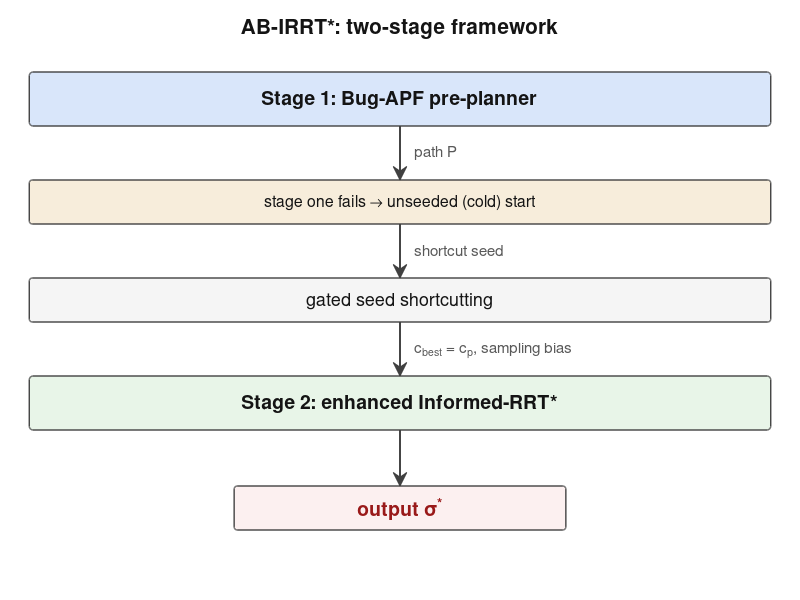

Recreate this plot in MATLAB. (Note: this script raises an error after producing the figure.)
function make_method_figure()
%MAKE_METHOD_FIGURE 方法示意图（两张，论文中用作 Figure 1 与 Figure 2）。
%   Figure 1  fig_framework.png : AB-IRRT* 两阶段总体框架（流程图）
%   Figure 2  fig_mechanism.png : (a) 三维决策平面内的绕行方向判据
%                                 (b) 由种子代价 c_p 打开的知情采样椭圆与偏置采样
%   字号按“插入 docx 后 15.5 cm 宽”反推：图宽 820 / 980 px，正文 11.5–14 pt，
%   等比缩到 15.5 cm 后仍在 8 pt 以上（MDPI 对图内字号的要求）。
%   输出：figures/fig_framework.png/.pdf、fig_mechanism.png/.pdf
entryDir = fileparts(mfilename('fullpath'));
rootDir = fileparts(entryDir);
wsRoot = fileparts(rootDir);
outDir = fullfile(rootDir, 'figures');
if ~exist(outDir, 'dir'), mkdir(outDir); end

C_L1 = [0.85 0.90 0.98];
C_L2 = [0.91 0.96 0.91];
C_FB = [0.97 0.93 0.86];
C_ED = [0.25 0.25 0.25];
C_TX = [0.08 0.08 0.08];

%% ==================== Figure 1：总体框架 ====================
fig = figure('Visible', 'off', 'Color', 'w', 'Position', [40 40 820 600]);
ax = axes('Parent', fig, 'Position', [0 0 1 1], 'XLim', [0 82], 'YLim', [0 60], 'Visible', 'off');
hold(ax, 'on');

text(ax, 41, 57.2, 'AB-IRRT*: two-stage framework', 'FontSize', 15, 'FontWeight', 'bold', ...
    'HorizontalAlignment', 'center', 'Color', C_TX);

box_round(ax, 3, 47.4, 76, 5.4, C_L1, C_ED);
text(ax, 41, 50.1, 'Stage 1: Bug-APF pre-planner', 'FontSize', 14, 'FontWeight', 'bold', ...
    'HorizontalAlignment', 'center', 'Color', C_TX);

box_round(ax, 3, 37.6, 76, 4.4, C_FB, C_ED);
text(ax, 41, 39.8, 'stage one fails \rightarrow unseeded (cold) start', ...
    'FontSize', 11.5, 'HorizontalAlignment', 'center', 'Color', C_TX, 'Interpreter', 'tex');

box_round(ax, 3, 27.8, 76, 4.4, [0.96 0.96 0.96], C_ED);
text(ax, 41, 30.0, 'gated seed shortcutting', ...
    'FontSize', 13, 'HorizontalAlignment', 'center', 'Color', C_TX);

box_round(ax, 3, 17.0, 76, 5.4, C_L2, C_ED);
text(ax, 41, 19.7, 'Stage 2: enhanced Informed-RRT*', 'FontSize', 14, 'FontWeight', 'bold', ...
    'HorizontalAlignment', 'center', 'Color', C_TX);

box_round(ax, 24, 7.0, 34, 4.4, [0.99 0.94 0.94], C_ED);
text(ax, 41, 9.2, 'output \sigma^*', 'FontSize', 14, 'FontWeight', 'bold', ...
    'HorizontalAlignment', 'center', 'Color', [0.60 0.10 0.10], 'Interpreter', 'tex');

arrow(ax, 41, 47.4, 41, 42.0);
arrow(ax, 41, 37.6, 41, 32.2);
arrow(ax, 41, 27.8, 41, 22.4);
arrow(ax, 41, 17.0, 41, 11.4);

text(ax, 42.5, 44.8, 'path P', 'FontSize', 11, 'Color', [0.35 0.35 0.35], ...
    'HorizontalAlignment', 'left');
text(ax, 42.5, 35.0, 'shortcut seed', 'FontSize', 11, 'Color', [0.35 0.35 0.35], ...
    'HorizontalAlignment', 'left');
text(ax, 42.5, 25.0, 'c_{best} = c_p, sampling bias', 'FontSize', 11, ...
    'Color', [0.35 0.35 0.35], 'HorizontalAlignment', 'left', 'Interpreter', 'tex');

save_fig(fig, outDir, 'fig_framework');
close(fig);

%% ==================== Figure 2：关键几何机制 ====================
fig = figure('Visible', 'off', 'Color', 'w', 'Position', [40 40 980 440]);
ax = axes('Parent', fig, 'Position', [0 0 1 1], 'XLim', [0 98], 'YLim', [0 44], 'Visible', 'off');
hold(ax, 'on');

%% ---- (a) 三维绕行方向 ----
text(ax, 2, 41.3, '(a) detour direction in 3-D', 'FontSize', 14, 'FontWeight', 'bold', ...
    'Color', C_TX);

cc = [15 16]; R = 8.0;                     % 障碍（圆）与半径
ang = linspace(0, 2 * pi, 100);
patch(ax, 'XData', cc(1) + R * cos(ang), 'YData', cc(2) + R * sin(ang), ...
    'FaceColor', [0.90 0.90 0.90], 'EdgeColor', [0.60 0.60 0.60], 'LineWidth', 1.1);
plot(ax, cc(1), cc(2), 'k+', 'MarkerSize', 9, 'LineWidth', 1.2);
text(ax, cc(1), cc(2) - 2.2, 'c', 'FontSize', 12, 'HorizontalAlignment', 'center');

phi = 55 * pi / 180;
x0 = cc(1) + R * cos(phi); y0 = cc(2) + R * sin(phi);
plot(ax, x0, y0, 'o', 'MarkerSize', 8, 'MarkerFaceColor', [0.10 0.10 0.10], ...
    'MarkerEdgeColor', 'none');
text(ax, x0 - 2.4, y0 + 0.4, 'x', 'FontSize', 13, 'FontWeight', 'bold', ...
    'HorizontalAlignment', 'right');

n = [cos(phi) sin(phi)];                   % 外法向
tg = [-sin(phi) cos(phi)];                 % 切向（逆时针）
F = [0.74 0.67]; F = F / norm(F);          % 吸引力方向（指向目标）
proj = F - (F * n') * n; proj = proj / norm(proj);

% 决策平面 span(n, t)
plane = [x0 y0; x0 + 9.0 * n(1), y0 + 9.0 * n(2); ...
    x0 + 9.0 * n(1) + 10 * tg(1), y0 + 9.0 * n(2) + 10 * tg(2); ...
    x0 + 10 * tg(1), y0 + 10 * tg(2)];
patch(ax, 'XData', plane(:, 1), 'YData', plane(:, 2), 'FaceColor', [0.80 0.85 0.97], ...
    'FaceAlpha', 0.55, 'EdgeColor', [0.35 0.45 0.75], 'LineWidth', 1.0);

arrow(ax, x0, y0, x0 + 9.0 * n(1), y0 + 9.0 * n(2), [0.15 0.15 0.15]);
text(ax, x0 + 9.6 * n(1), y0 + 8.6 * n(2), 'n', 'FontSize', 13, 'FontWeight', 'bold');
arrow(ax, x0, y0, x0 + 11 * F(1), y0 + 11 * F(2), [0.78 0.28 0.10]);
text(ax, x0 + 11.6 * F(1) + 0.6, y0 + 11.6 * F(2) - 1.6, 'F_{att}', 'FontSize', 12, ...
    'Color', [0.78 0.28 0.10], 'Interpreter', 'tex');
arrow(ax, x0, y0, x0 + 9.5 * proj(1), y0 + 9.5 * proj(2), [0.15 0.45 0.78]);
text(ax, x0 + 10.3 * proj(1), y0 + 10.3 * proj(2), 't', 'FontSize', 13, ...
    'FontWeight', 'bold', 'Color', [0.15 0.45 0.78]);

% 绕行方向：沿表面切向、由叉积符号定侧
arrow(ax, x0, y0, x0 + 10 * tg(1), y0 + 10 * tg(2), [0.55 0.10 0.55]);
text(ax, x0 + 11.5 * tg(1), y0 + 11.5 * tg(2) + 1.0, 'detour direction', 'FontSize', 11.5, ...
    'Color', [0.55 0.10 0.55], 'HorizontalAlignment', 'center');

plot(ax, [cc(1) x0], [cc(2) y0], '--', 'Color', [0.50 0.50 0.50], 'LineWidth', 0.9);
plot(ax, [cc(1) cc(1) + 19], [cc(2) cc(2) + 14], '--', 'Color', [0.50 0.50 0.50], 'LineWidth', 0.9);
plot(ax, cc(1) + 19, cc(2) + 14, 'p', 'MarkerSize', 12, 'MarkerFaceColor', [0.20 0.70 0.20], ...
    'MarkerEdgeColor', [0.10 0.45 0.10]);
text(ax, cc(1) + 18, cc(2) + 15.8, 'x_{goal}', 'FontSize', 12, 'Interpreter', 'tex');

text(ax, 2, 38.0, 'decision plane = span(n, t)', ...
    'FontSize', 11.5, 'Color', [0.25 0.30 0.55]);

%% ---- (b) 椭圆种子与偏置采样 ----
text(ax, 52, 41.3, '(b) ellipsoid seed and biased sampling', 'FontSize', 14, ...
    'FontWeight', 'bold', 'Color', C_TX);

cx = 73; cy = 25; a = 18.5; b = 11.5;
te = linspace(0, 2 * pi, 220);
plot(ax, cx + a * cos(te), cy + b * sin(te), '-', 'Color', [0.20 0.45 0.85], 'LineWidth', 1.6);
text(ax, cx, cy + b + 1.8, 'X_{ellipse}(c_p)', 'FontSize', 12, 'HorizontalAlignment', 'center', ...
    'Color', [0.20 0.45 0.85], 'Interpreter', 'tex');

xs_ = cx - a + 1.5; xg_ = cx + a - 1.5;
plot(ax, xs_, cy, 'o', 'MarkerSize', 8, 'MarkerFaceColor', [0 0 0], 'MarkerEdgeColor', 'none');
plot(ax, xg_, cy, 'p', 'MarkerSize', 13, 'MarkerFaceColor', [0.20 0.70 0.20], ...
    'MarkerEdgeColor', [0.10 0.45 0.10]);
text(ax, xs_ - 0.8, cy - 1.2, 'x_{start}', 'FontSize', 11, 'HorizontalAlignment', 'right', ...
    'Interpreter', 'tex');
text(ax, xg_ + 0.8, cy - 1.2, 'x_{goal}', 'FontSize', 11, 'HorizontalAlignment', 'left', ...
    'Interpreter', 'tex');

ts = linspace(0, 1, 60);
px_base = xs_ + (xg_ - xs_) * ts;
seed_y = cy + 6.6 * sin(pi * ts);
opt_y = cy + 2.2 * sin(pi * ts);

rng(7);
ns = 200;
u = rand(ns, 1);
sx = xs_ + (xg_ - xs_) * u + 1.1 * randn(ns, 1);
sy = cy + 6.6 * sin(pi * u) + 1.9 * randn(ns, 1);
inside = ((sx - cx) / a).^2 + ((sy - cy) / b).^2 <= 0.93;
plot(ax, sx(inside), sy(inside), '.', 'Color', [0.60 0.60 0.60], 'MarkerSize', 5);

h1 = plot(ax, px_base, seed_y, '--', 'Color', [0.90 0.55 0.05], 'LineWidth', 1.6);
h2 = plot(ax, px_base, opt_y, '-', 'Color', [0.75 0.10 0.10], 'LineWidth', 2.4);
h3 = plot(ax, nan, nan, '.', 'Color', [0.60 0.60 0.60], 'MarkerSize', 9);

lgd = legend(ax, [h1 h2 h3], {'pre-planned seed', 'stage-two path \sigma^*', 'biased samples'}, ...
    'FontSize', 10, 'Box', 'off', 'Location', 'none');
set(lgd, 'Units', 'normalized', 'Position', [0.545 0.09 0.22 0.11]);

save_fig(fig, outDir, 'fig_mechanism');
close(fig);

fprintf('=== make_method_figure DONE ===\n');
end

% ---------------- 局部工具 ----------------
function box_round(ax, x, y, w, h, fc, ec)
rectangle(ax, 'Position', [x y w h], 'Curvature', 0.14, 'FaceColor', fc, ...
    'EdgeColor', ec, 'LineWidth', 1.0);
end

function arrow(ax, x1, y1, x2, y2, col)
if nargin < 6, col = [0.25 0.25 0.25]; end
xl = get(ax, 'XLim'); yl = get(ax, 'YLim');
ann = annotation('arrow', [(x1 - xl(1)) (x2 - xl(1))] / diff(xl), ...
    [(y1 - yl(1)) (y2 - yl(1))] / diff(yl));
set(ann, 'Color', col, 'LineWidth', 1.4, 'HeadStyle', 'vback2', ...
    'HeadLength', 7, 'HeadWidth', 7);
end

function save_fig(fig, outDir, name)
% print + 显式纸面尺寸：保证导出图与屏幕版式等比（不要用 exportgraphics）。
w = fig.Position(3); h = fig.Position(4);
set(fig, 'PaperUnits', 'inches', 'PaperPositionMode', 'manual', ...
    'PaperPosition', [0 0 w / 96, h / 96]);
print(fig, fullfile(outDir, [name, '.png']), '-dpng', '-r200');
try
    print(fig, fullfile(outDir, [name, '.pdf']), '-dpdf');
catch
end
end
